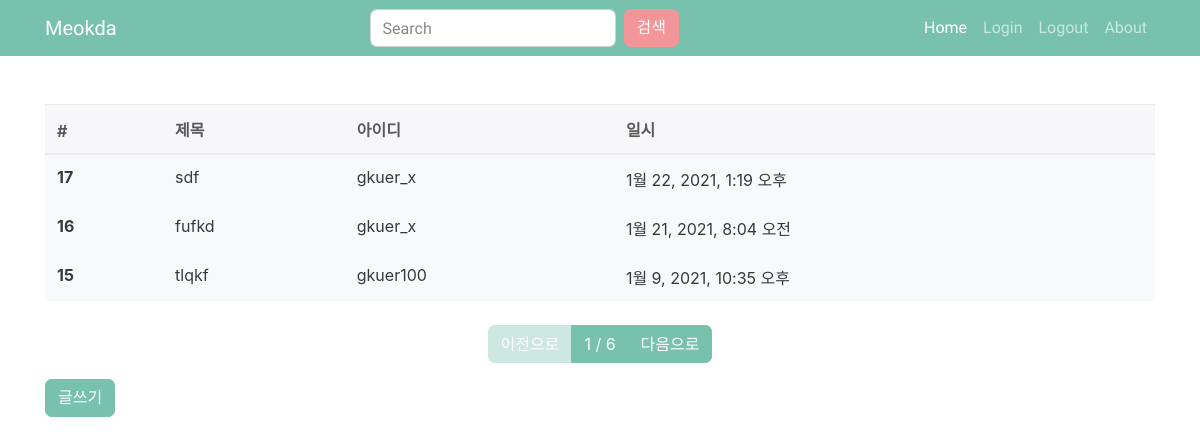
/board/list/, run on the app's committed database.
### board/models.py (models this page shows, shortened)
class board(models.Model):
    title = models.CharField(max_length = 128, verbose_name = '제목')
    contents = models.TextField(verbose_name = '내용')
    writer = models.ForeignKey('user.meokda_user', on_delete = models.CASCADE, verbose_name = '작성자')
    tags = models.ManyToManyField('tag.Tag',verbose_name = '태그')
    registered_dttm = models.DateTimeField(auto_now_add = True, verbose_name = '등록시간')
    class Meta:
        db_table = 'meokda_board'
        verbose_name = '먹다 게시글'
        verbose_name_plural = '먹다 게시글'

### user/models.py (models this page shows)
class meokda_user(models.Model):
    username = models.CharField(max_length=64,
                                verbose_name='사용자명')
    useremail = models.EmailField(max_length=128,
                                  verbose_name='사용자이메일')
    password = models.CharField(max_length=64,
                                verbose_name='비밀번호')
    registered_dttm = models.DateTimeField(auto_now_add=True,
                                            verbose_name='등록시간')
    def __str__(self):
        return self.username
    class Meta:
        db_table = 'Meokda_user'
        verbose_name = '먹다_사용자'
        verbose_name_plural = '먹다_사용자'

### board/views.py (the view)
# urls.py: path('list/', views.board_list),
def board_list(request):
    all_boards = board.objects.all().order_by('-id')
    page = int(request.GET.get('p',1))
    paginator = Paginator(all_boards, 3)
    boards = paginator.get_page(page)
    return render(request, 'board_list.html', {'boards':boards})

### board/templates/board_list.html
{% extends 'base.html' %}
{% block contents %}
<div class="row mt-5">
    <div class="col-12">
        <table class="table table-light">
            <thead class="thead-light">
                <tr>
                    <th>#</th>
                    <th>제목</th>
                    <th>아이디</th>
                    <th>일시</th>
                </tr>
            </thead>
            <tbody class="text-dark">
                {% for board in boards %}
                <tr onclick = "location.href= '/board/detail/{{ board.id }}'">
                    <th>{{ board.id }} </th>
                    <td>{{ board.title }}</td>
                    <td>{{ board.writer }}</td>
                    <td>{{ board.registered_dttm }}</td>
                </tr>
                {% endfor %}
            </tbody>
        </table>
    </div>
</div>
<div class="row mt-2">
    <div class="col-12">
        <nav>
            <ul class="pagination justify-content-center">
                {% if boards.has_previous %}
                <li class="page-item">
                    <a class="page-link" href="?p={{ boards.previous_page_number }}">이전으로</a>
                </li>
                {% else %}
                <li class="page-item disabled">
                    <a class="page-link disabled" href="#">이전으로</a>
                </li>
                {% endif %}
                <li class="page-item">
                    <a class="page-link" href="#">{{ boards.number }} / {{ boards.paginator.num_pages }}</a>
                </li>
                {% if boards.has_next %}
                <li class="page-item">
                    <a class="page-link" href="?p={{ boards.next_page_number }}">다음으로</a>
                </li>
                {% else %}
                <li class="page-item disabled">
                    <a class="page-link disabled" href="#">다음으로</a>
                </li>
                {% endif %}
            </ul>
        </nav>
    </div>
</div>
<div class="row">
    <div class="col-12">
        <button class="btn btn-primary" onclick = "location.href = '/board/write'">글쓰기</button>
    </div>
</div>
{% endblock %}

### data on the page
board: id "17", title "sdf", writer "gkuer_x", registered_dttm "1월 22, 2021, 1:19 오후"
board: id "16", title "fufkd", writer "gkuer_x", registered_dttm "1월 21, 2021, 8:04 오전"
board: id "15", title "tlqkf", writer "gkuer100", registered_dttm "1월 9, 2021, 10:35 오후"

### other printed values
{{ boards.number }} "1"
{{ boards.paginator.num_pages }} "6"
